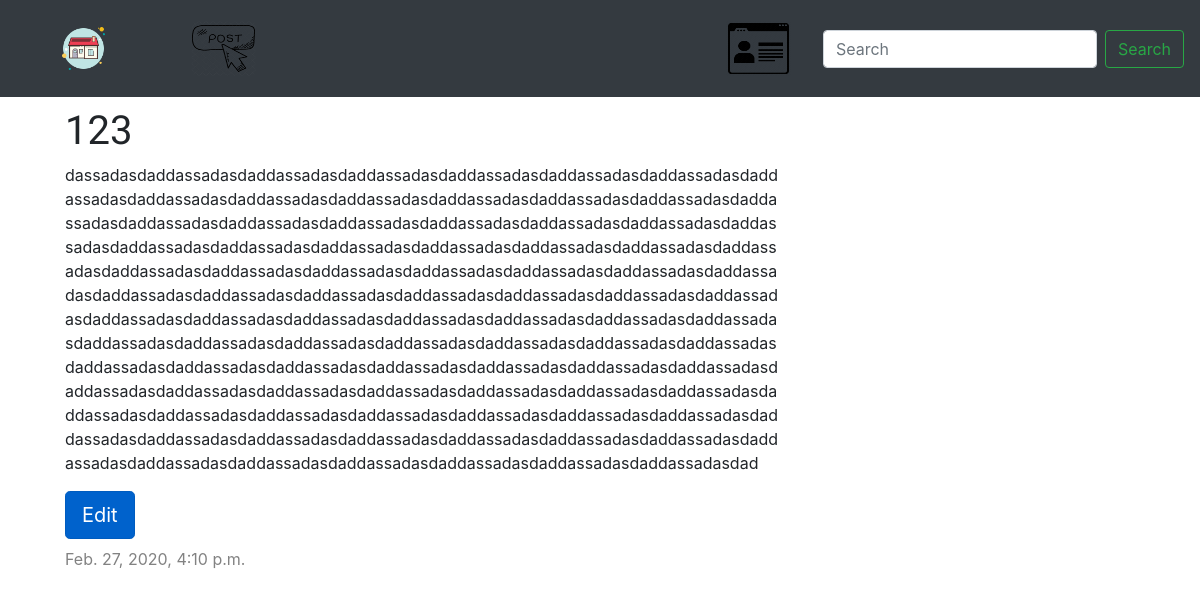
Screenshot of /3/ (signed in) with the database file from the repository.
### blog/models.py (models this page shows, shortened)
class Post(models.Model):
    author = models.ForeignKey('auth.User', on_delete=models.CASCADE)
    title = models.CharField(max_length=200)
    text = models.TextField()
    created_date = models.DateTimeField(default=timezone.now)
    published_date = models.DateTimeField(blank=True, null=True)

### blog/views.py (the view)
# urls.py: path('<int:pk>/', views.post_detail, name='post_detail'),
def post_detail(request, pk):
    post = get_object_or_404(Post, pk=pk)
    return render(request, 'blog/post_detail.html', {'post': post})

### templates/blog/post_detail.html
{% extends 'blog/base.html' %}
{% block content %}
    <div class="post">
        <h1>{{ post.title }}</h1>
        <p>{{ post.text|linebreaksbr }}</p>
        <a href="{% url 'post_edit' pk=post.pk %}" class="btn btn-primary btn-lg active mb-2" role="button" aria-pressed="true">Edit</a>
            {% if post.published_date %}
            <div class="date">
                {{ post.published_date }}
            </div>
        {% endif %}
    </div>
{% endblock %}

### blog/static/css/blog.css (style rules this page uses)
h1, h2, h3, h4 { font-family: 'Lobster', cursive; }
.date { float: bottom; margin: auto; color: #828282; }
.post { margin-top: 10px; margin-left: 10px; margin-bottom: 40px; word-wrap: break-word; overflow:hidden; text-overflow: ellipsis; }

### rows the page displays
Post: title "123", text "dassadasdaddassadasdaddassadasdaddassadasdaddassadasdaddassadasdaddassadasdaddassadasdaddassadasdaddassadasdaddassadasdaddassadasdaddassadasdaddassadasdaddassadasdaddassadasdaddassadasdaddassadasdaddassadasdaddassadasdaddassadasdaddassadasdaddassadasdaddassadasdaddassadasdaddassadasdaddassadasdaddassadasdaddassadasdaddassadasdaddassadasdaddassadasdaddassadasdaddassadasdaddassadasdaddassadasdaddassadasdaddassadasdaddassadasdaddassadasdaddassadasdaddassadasdaddassadasdaddassadasdaddassadasdaddassadasdaddassadasdaddassadasdaddassadasdaddassadasdaddassadasdaddassadasdaddassadasdaddassadasdaddassadasdaddassadasdaddassadasdaddassadasdaddassadasdaddassadasdaddassadasdaddassadasdaddassadasdaddassada…", published_date "Feb. 27, 2020, 4:10 p.m."
